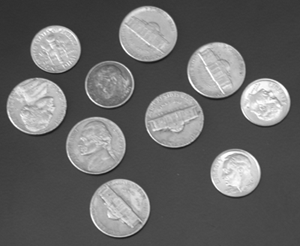
#> input picture input/coins.png, 300 x 246 px
$ python gray.py
#> lines starting #> are read from the running program, lines starting #| are printed output that depends on the picture
# -*- coding: utf-8 -*-
# @Time    : 2020/9/27 18:54
# @Author  : weiwei cai
# @File    : gray.py
# @Software: PyCharm

# subject : equalizeHist for gray image.
import cv2
import numpy as np
import matplotlib.pyplot as plt

#直方图均衡化是用来改善图像的全局亮度和对比度。均衡化用来使图像的直方图分布更加均匀，提升亮度和对比度
img = cv2.imread('input/coins.png', 0)
#> img is the input picture: shape (246, 300); min 23, max 255, mean 103
clahe = cv2.createCLAHE(clipLimit=3.0, tileGridSize=(8, 8))
equ = clahe.apply(img)
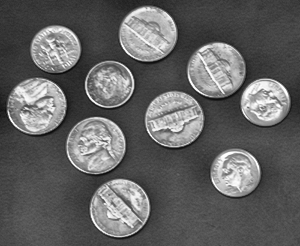
#> equ: shape (246, 300); min 10, max 255, mean 99.6
cv2.imshow('equakuzation', np.hstack((img, equ))) #并排显示
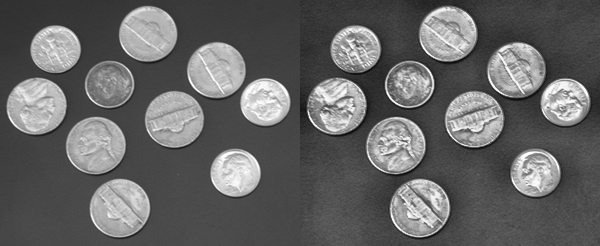
#> window 'equakuzation': shape (246, 600); min 10, max 255, mean 101.3
cv2.waitKey(0)
#注意：cv2.equalizeHist进行直方图均衡化处理，只能对单通道进行处理

cv2.imwrite('output/coins.png', equ)

$ run again, with input/onion.png copied over input/coins.png
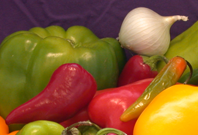
#> input picture input/onion.png, 198 x 135 px
#> `equ = clahe.apply(img)`:
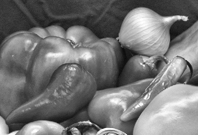
#> equ: shape (135, 198); min 11, max 255, mean 117.2
#> `cv2.imshow('equakuzation', np.hstack((img, equ)))`:
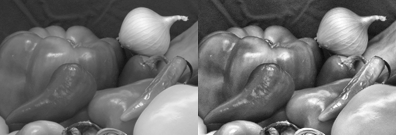
#> window 'equakuzation': shape (135, 396); min 11, max 255, mean 112.2
